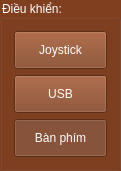
   <widget class="QGroupBox" name="groupBox_17">
    <property name="geometry">
     <rect>
      <x>1150</x>
      <y>10</y>
      <width>121</width>
      <height>171</height>
     </rect>
    </property>
    <property name="styleSheet">
     <string notr="true">background-color: rgb(128, 64, 32); color:rgb(255, 255, 255)</string>
    </property>
    <property name="title">
     <string>Điều khiển:</string>
    </property>
    <layout class="QGridLayout" name="gridLayout_16">
     <item row="0" column="0">
      <widget class="QPushButton" name="bt_zero_set_3">
       <property name="sizePolicy">
        <sizepolicy hsizetype="Minimum" vsizetype="Preferred">
         <horstretch>0</horstretch>
         <verstretch>0</verstretch>
        </sizepolicy>
       </property>
       <property name="text">
        <string>Joystick</string>
       </property>
       <property name="checkable">
        <bool>true</bool>
       </property>
       <property name="autoExclusive">
        <bool>true</bool>
       </property>
      </widget>
     </item>
     <item row="1" column="0">
      <widget class="QPushButton" name="bt_control_usb">
       <property name="sizePolicy">
        <sizepolicy hsizetype="Minimum" vsizetype="Preferred">
         <horstretch>0</horstretch>
         <verstretch>0</verstretch>
        </sizepolicy>
       </property>
       <property name="text">
        <string>USB</string>
       </property>
       <property name="checkable">
        <bool>true</bool>
       </property>
       <property name="autoExclusive">
        <bool>true</bool>
       </property>
      </widget>
     </item>
     <item row="2" column="0">
      <widget class="QPushButton" name="bt_control_usb_2">
       <property name="sizePolicy">
        <sizepolicy hsizetype="Minimum" vsizetype="Preferred">
         <horstretch>0</horstretch>
         <verstretch>0</verstretch>
        </sizepolicy>
       </property>
       <property name="text">
        <string>Bàn phím</string>
       </property>
       <property name="checkable">
        <bool>true</bool>
       </property>
       <property name="checked">
        <bool>true</bool>
       </property>
       <property name="autoExclusive">
        <bool>true</bool>
       </property>
      </widget>
     </item>
    </layout>
   </widget>
